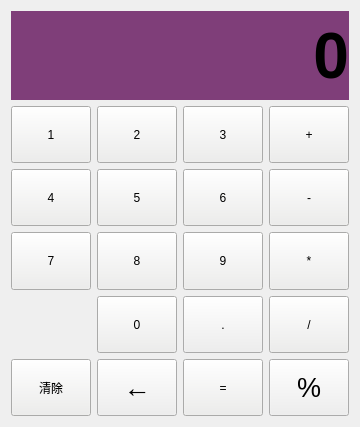
<?xml version="1.0" encoding="UTF-8"?>
<ui version="4.0">
 <class>MainWindow</class>
 <widget class="QMainWindow" name="MainWindow">
  <property name="geometry">
   <rect>
    <x>0</x>
    <y>0</y>
    <width>358</width>
    <height>427</height>
   </rect>
  </property>
  <property name="windowTitle">
   <string>计算器</string>
  </property>
  <property name="toolButtonStyle">
   <enum>Qt::ToolButtonIconOnly</enum>
  </property>
  <widget class="QWidget" name="centralWidget">
   <layout class="QVBoxLayout" name="verticalLayout" stretch="2,7">
    <item>
     <widget class="QLabel" name="lable_display">
      <property name="sizePolicy">
       <sizepolicy hsizetype="Minimum" vsizetype="Preferred">
        <horstretch>0</horstretch>
        <verstretch>0</verstretch>
       </sizepolicy>
      </property>
      <property name="font">
       <font>
        <pointsize>48</pointsize>
        <weight>75</weight>
        <bold>true</bold>
        <strikeout>false</strikeout>
       </font>
      </property>
      <property name="styleSheet">
       <string notr="true">background-color: rgb(127, 62, 121);
</string>
      </property>
      <property name="text">
       <string>0</string>
      </property>
      <property name="alignment">
       <set>Qt::AlignRight|Qt::AlignTrailing|Qt::AlignVCenter</set>
      </property>
     </widget>
    </item>
    <item>
     <layout class="QGridLayout" name="gridLayout">
      <item row="1" column="0">
       <widget class="QPushButton" name="btn_4">
        <property name="sizePolicy">
         <sizepolicy hsizetype="Preferred" vsizetype="Preferred">
          <horstretch>0</horstretch>
          <verstretch>0</verstretch>
         </sizepolicy>
        </property>
        <property name="styleSheet">
         <string notr="true">background-color: rgb(238, 238, 236);
font: 20pt &quot;Ubuntu&quot;;</string>
        </property>
        <property name="text">
         <string>4</string>
        </property>
       </widget>
      </item>
      <item row="1" column="1">
       <widget class="QPushButton" name="btn_5">
        <property name="sizePolicy">
         <sizepolicy hsizetype="Preferred" vsizetype="Preferred">
          <horstretch>0</horstretch>
          <verstretch>0</verstretch>
         </sizepolicy>
        </property>
        <property name="styleSheet">
         <string notr="true">background-color: rgb(238, 238, 236);
font: 20pt &quot;Ubuntu&quot;;</string>
        </property>
        <property name="text">
         <string>5</string>
        </property>
       </widget>
      </item>
      <item row="1" column="2">
       <widget class="QPushButton" name="btn_6">
        <property name="sizePolicy">
         <sizepolicy hsizetype="Preferred" vsizetype="Preferred">
          <horstretch>0</horstretch>
          <verstretch>0</verstretch>
         </sizepolicy>
        </property>
        <property name="styleSheet">
         <string notr="true">background-color: rgb(238, 238, 236);
font: 20pt &quot;Ubuntu&quot;;</string>
        </property>
        <property name="text">
         <string>6</string>
        </property>
       </widget>
      </item>
      <item row="2" column="0">
       <widget class="QPushButton" name="btn_7">
        <property name="sizePolicy">
         <sizepolicy hsizetype="Preferred" vsizetype="Preferred">
          <horstretch>0</horstretch>
          <verstretch>0</verstretch>
         </sizepolicy>
        </property>
        <property name="styleSheet">
         <string notr="true">background-color: rgb(238, 238, 236);
font: 20pt &quot;Ubuntu&quot;;</string>
        </property>
        <property name="text">
         <string>7</string>
        </property>
       </widget>
      </item>
      <item row="0" column="1">
       <widget class="QPushButton" name="btn_2">
        <property name="sizePolicy">
         <sizepolicy hsizetype="Preferred" vsizetype="Preferred">
          <horstretch>0</horstretch>
          <verstretch>0</verstretch>
         </sizepolicy>
        </property>
        <property name="styleSheet">
         <string notr="true">background-color: rgb(238, 238, 236);
font: 20pt &quot;Ubuntu&quot;;</string>
        </property>
        <property name="text">
         <string>2</string>
        </property>
       </widget>
      </item>
      <item row="3" column="2">
       <widget class="QPushButton" name="btn_point">
        <property name="sizePolicy">
         <sizepolicy hsizetype="Preferred" vsizetype="Preferred">
          <horstretch>0</horstretch>
          <verstretch>0</verstretch>
         </sizepolicy>
        </property>
        <property name="text">
         <string>.</string>
        </property>
       </widget>
      </item>
      <item row="4" column="3">
       <widget class="QPushButton" name="btn_mod">
        <property name="sizePolicy">
         <sizepolicy hsizetype="Preferred" vsizetype="Preferred">
          <horstretch>0</horstretch>
          <verstretch>0</verstretch>
         </sizepolicy>
        </property>
        <property name="font">
         <font>
          <pointsize>20</pointsize>
         </font>
        </property>
        <property name="text">
         <string>%</string>
        </property>
       </widget>
      </item>
      <item row="0" column="3">
       <widget class="QPushButton" name="btn_add">
        <property name="sizePolicy">
         <sizepolicy hsizetype="Preferred" vsizetype="Preferred">
          <horstretch>0</horstretch>
          <verstretch>0</verstretch>
         </sizepolicy>
        </property>
        <property name="styleSheet">
         <string notr="true">background-color: rgb(238, 238, 236);
font: 20pt &quot;Ubuntu&quot;;</string>
        </property>
        <property name="text">
         <string>+</string>
        </property>
       </widget>
      </item>
      <item row="2" column="2">
       <widget class="QPushButton" name="btn_9">
        <property name="sizePolicy">
         <sizepolicy hsizetype="Preferred" vsizetype="Preferred">
          <horstretch>0</horstretch>
          <verstretch>0</verstretch>
         </sizepolicy>
        </property>
        <property name="styleSheet">
         <string notr="true">background-color: rgb(238, 238, 236);
font: 20pt &quot;Ubuntu&quot;;</string>
        </property>
        <property name="text">
         <string>9</string>
        </property>
       </widget>
      </item>
      <item row="3" column="1">
       <widget class="QPushButton" name="btn_0">
        <property name="sizePolicy">
         <sizepolicy hsizetype="Preferred" vsizetype="Preferred">
          <horstretch>0</horstretch>
          <verstretch>0</verstretch>
         </sizepolicy>
        </property>
        <property name="styleSheet">
         <string notr="true">background-color: rgb(238, 238, 236);font: 20pt &quot;Ubuntu&quot;;</string>
        </property>
        <property name="text">
         <string>0</string>
        </property>
       </widget>
      </item>
      <item row="2" column="3">
       <widget class="QPushButton" name="btn_mul">
        <property name="sizePolicy">
         <sizepolicy hsizetype="Preferred" vsizetype="Preferred">
          <horstretch>0</horstretch>
          <verstretch>0</verstretch>
         </sizepolicy>
        </property>
        <property name="styleSheet">
         <string notr="true">background-color: rgb(238, 238, 236);
font: 20pt &quot;Ubuntu&quot;;</string>
        </property>
        <property name="text">
         <string>*</string>
        </property>
       </widget>
      </item>
      <item row="2" column="1">
       <widget class="QPushButton" name="btn_8">
        <property name="sizePolicy">
         <sizepolicy hsizetype="Preferred" vsizetype="Preferred">
          <horstretch>0</horstretch>
          <verstretch>0</verstretch>
         </sizepolicy>
        </property>
        <property name="styleSheet">
         <string notr="true">background-color: rgb(238, 238, 236);
font: 20pt &quot;Ubuntu&quot;;</string>
        </property>
        <property name="text">
         <string>8</string>
        </property>
       </widget>
      </item>
      <item row="4" column="2">
       <widget class="QPushButton" name="btn_equal">
        <property name="sizePolicy">
         <sizepolicy hsizetype="Preferred" vsizetype="Preferred">
          <horstretch>0</horstretch>
          <verstretch>0</verstretch>
         </sizepolicy>
        </property>
        <property name="styleSheet">
         <string notr="true">background-color: rgb(238, 238, 236);font: 20pt &quot;Ubuntu&quot;;</string>
        </property>
        <property name="text">
         <string>=</string>
        </property>
       </widget>
      </item>
      <item row="3" column="3">
       <widget class="QPushButton" name="btn_div">
        <property name="sizePolicy">
         <sizepolicy hsizetype="Preferred" vsizetype="Preferred">
          <horstretch>0</horstretch>
          <verstretch>0</verstretch>
         </sizepolicy>
        </property>
        <property name="styleSheet">
         <string notr="true">background-color: rgb(238, 238, 236);
font: 20pt &quot;Ubuntu&quot;;</string>
        </property>
        <property name="text">
         <string>/</string>
        </property>
       </widget>
      </item>
      <item row="0" column="2">
       <widget class="QPushButton" name="btn_3">
        <property name="sizePolicy">
         <sizepolicy hsizetype="Preferred" vsizetype="Preferred">
          <horstretch>0</horstretch>
          <verstretch>0</verstretch>
         </sizepolicy>
        </property>
        <property name="styleSheet">
         <string notr="true">background-color: rgb(238, 238, 236);
font: 20pt &quot;Ubuntu&quot;;</string>
        </property>
        <property name="text">
         <string>3</string>
        </property>
       </widget>
      </item>
      <item row="0" column="0">
       <widget class="QPushButton" name="btn_1">
        <property name="sizePolicy">
         <sizepolicy hsizetype="Preferred" vsizetype="Preferred">
          <horstretch>0</horstretch>
          <verstretch>0</verstretch>
         </sizepolicy>
        </property>
        <property name="styleSheet">
         <string notr="true">background-color: rgb(238, 238, 236);
font: 20pt &quot;Ubuntu&quot;;</string>
        </property>
        <property name="text">
         <string>1</string>
        </property>
       </widget>
      </item>
      <item row="1" column="3">
       <widget class="QPushButton" name="btn_sub">
        <property name="sizePolicy">
         <sizepolicy hsizetype="Preferred" vsizetype="Preferred">
          <horstretch>0</horstretch>
          <verstretch>0</verstretch>
         </sizepolicy>
        </property>
        <property name="styleSheet">
         <string notr="true">background-color: rgb(238, 238, 236);
font: 20pt &quot;Ubuntu&quot;;</string>
        </property>
        <property name="text">
         <string>-</string>
        </property>
       </widget>
      </item>
      <item row="4" column="1">
       <widget class="QPushButton" name="btn_del">
        <property name="sizePolicy">
         <sizepolicy hsizetype="Preferred" vsizetype="Preferred">
          <horstretch>0</horstretch>
          <verstretch>0</verstretch>
         </sizepolicy>
        </property>
        <property name="font">
         <font>
          <pointsize>20</pointsize>
         </font>
        </property>
        <property name="text">
         <string>←</string>
        </property>
       </widget>
      </item>
      <item row="4" column="0">
       <widget class="QPushButton" name="btn_clear">
        <property name="sizePolicy">
         <sizepolicy hsizetype="Preferred" vsizetype="Preferred">
          <horstretch>0</horstretch>
          <verstretch>0</verstretch>
         </sizepolicy>
        </property>
        <property name="styleSheet">
         <string notr="true">background-color: rgb(238, 238, 236);font: 20pt &quot;Ubuntu&quot;;</string>
        </property>
        <property name="text">
         <string>清除</string>
        </property>
       </widget>
      </item>
     </layout>
    </item>
   </layout>
  </widget>
 </widget>
 <layoutdefault spacing="6" margin="11"/>
 <resources/>
 <connections/>
</ui>
